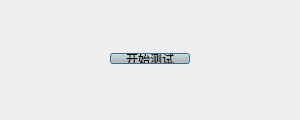
<?xml version="1.0" encoding="UTF-8"?>
<ui version="4.0">
 <class>Dialog</class>
 <widget class="QDialog" name="Dialog">
  <property name="enabled">
   <bool>true</bool>
  </property>
  <property name="geometry">
   <rect>
    <x>0</x>
    <y>0</y>
    <width>300</width>
    <height>120</height>
   </rect>
  </property>
  <property name="minimumSize">
   <size>
    <width>300</width>
    <height>120</height>
   </size>
  </property>
  <property name="maximumSize">
   <size>
    <width>300</width>
    <height>120</height>
   </size>
  </property>
  <property name="windowTitle">
   <string>测试</string>
  </property>
  <widget class="QWidget" name="">
   <property name="geometry">
    <rect>
     <x>0</x>
     <y>42</y>
     <width>300</width>
     <height>33</height>
    </rect>
   </property>
   <layout class="QHBoxLayout" name="horizontalLayout_6">
    <item>
     <spacer name="horizontalSpacer_10">
      <property name="orientation">
       <enum>Qt::Horizontal</enum>
      </property>
      <property name="sizeHint" stdset="0">
       <size>
        <width>40</width>
        <height>20</height>
       </size>
      </property>
     </spacer>
    </item>
    <item>
     <widget class="QPushButton" name="pushButton">
      <property name="styleSheet">
       <string notr="true">QPushButton#pushButton
{ 
background-color: rgb(186, 189, 182);
}
QPushButton#pushButton:hover
{ 
background-color: rgb(211, 215, 207);
}</string>
      </property>
      <property name="text">
       <string>开始测试</string>
      </property>
     </widget>
    </item>
    <item>
     <spacer name="horizontalSpacer_11">
      <property name="orientation">
       <enum>Qt::Horizontal</enum>
      </property>
      <property name="sizeHint" stdset="0">
       <size>
        <width>40</width>
        <height>20</height>
       </size>
      </property>
     </spacer>
    </item>
   </layout>
  </widget>
 </widget>
 <layoutdefault spacing="6" margin="11"/>
 <resources/>
 <connections/>
</ui>
